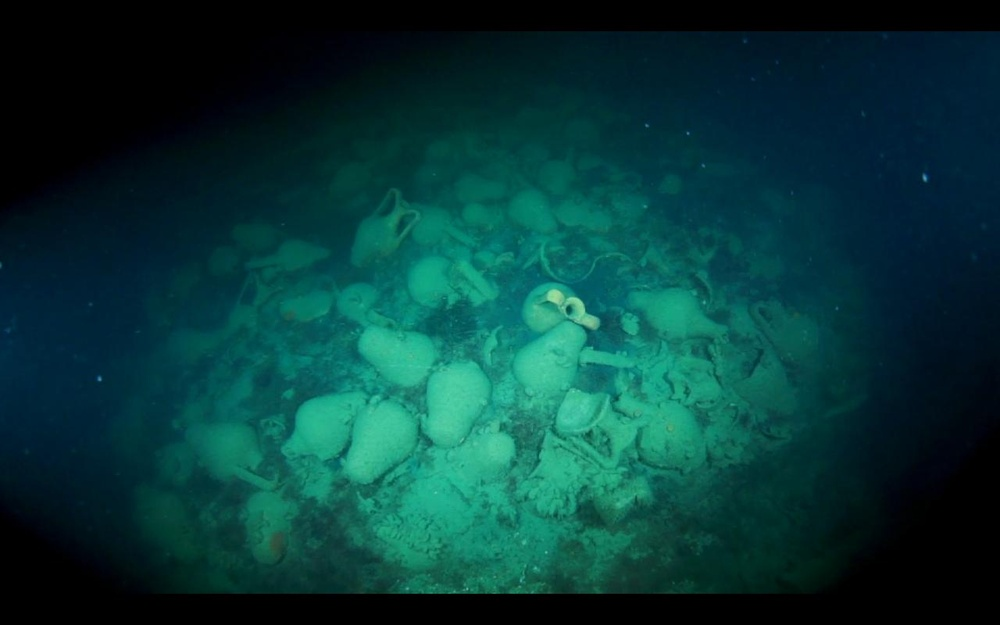
#> input picture input.jpg, 1000 x 625 px, shrunk from 1280 x 800 before the run
$ python underwaterEnhancement.py
#> lines starting #> are read from the running program, lines starting #| are printed output that depends on the picture
#> further down, img is the input picture: shape (625, 1000, 3); mean B, G, R 55.7, 57.1, 6.4
import cv2
import numpy as np
import matplotlib.pyplot as plt

def apply_clahe(img):
    lab = cv2.cvtColor(img, cv2.COLOR_BGR2LAB)
#> lab: shape (625, 1000, 3); mean of channels 0, 1, 2 53.1, 114, 124.1
    l, a, b = cv2.split(lab)
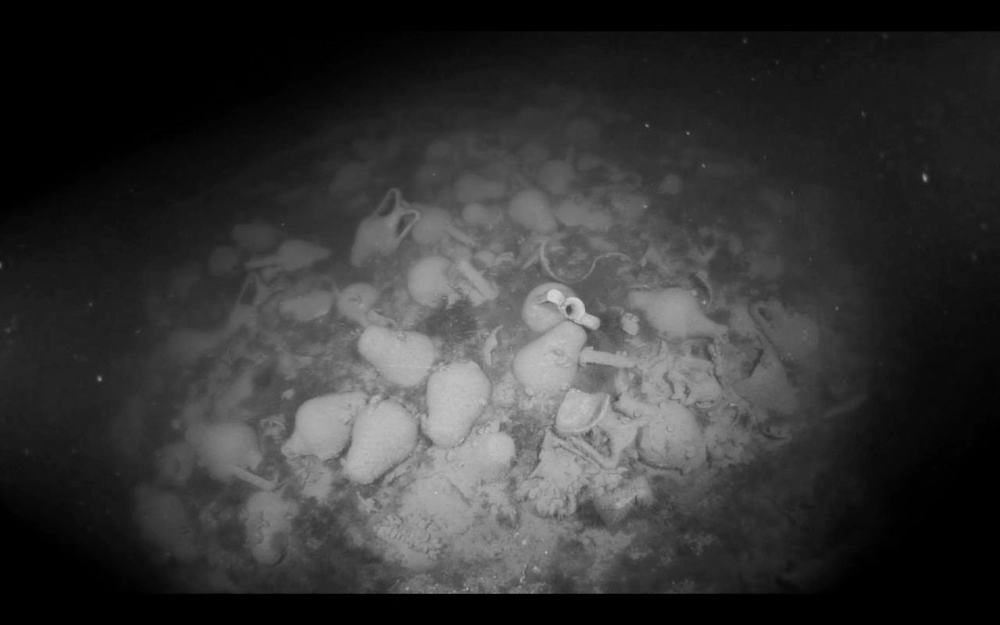
#> l: shape (625, 1000); min 0, max 211, mean 53.1
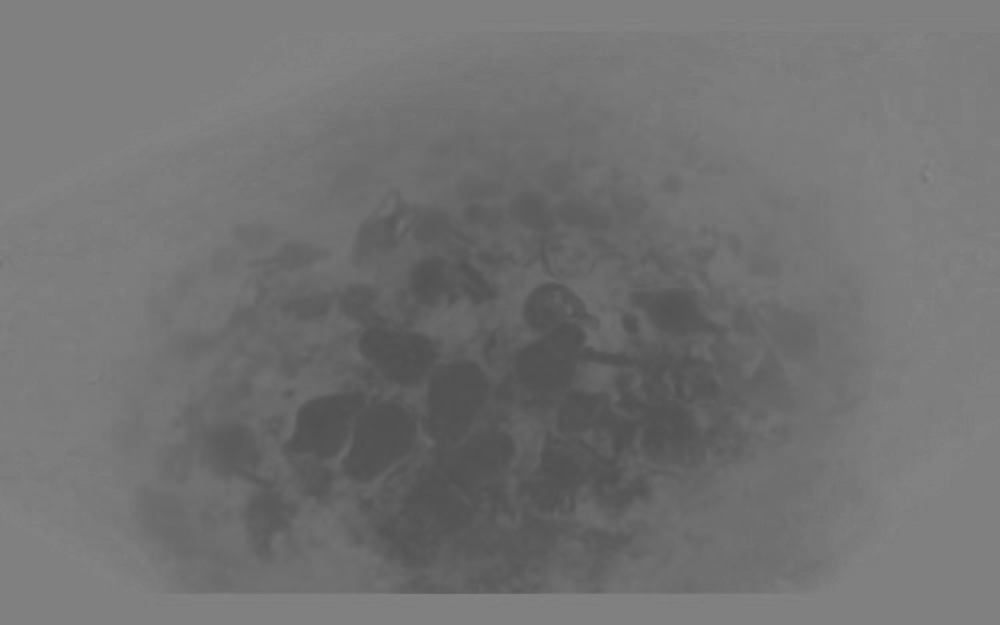
#> a: shape (625, 1000); min 79, max 134, mean 114
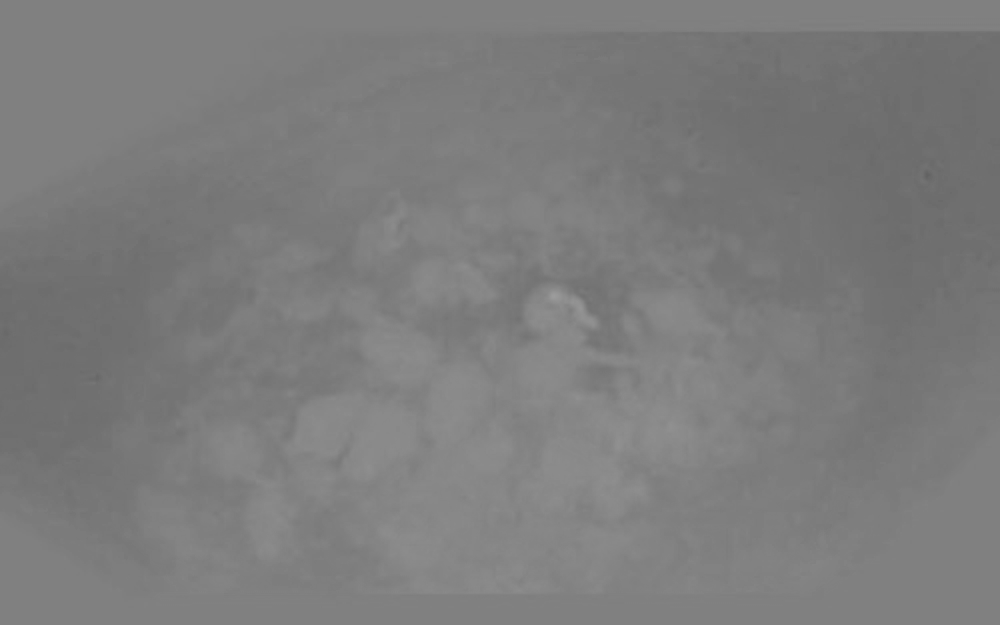
#> b: shape (625, 1000); min 98, max 156, mean 124.1
    clahe = cv2.createCLAHE(clipLimit=2.0, tileGridSize=(8, 8))
    cl = clahe.apply(l)
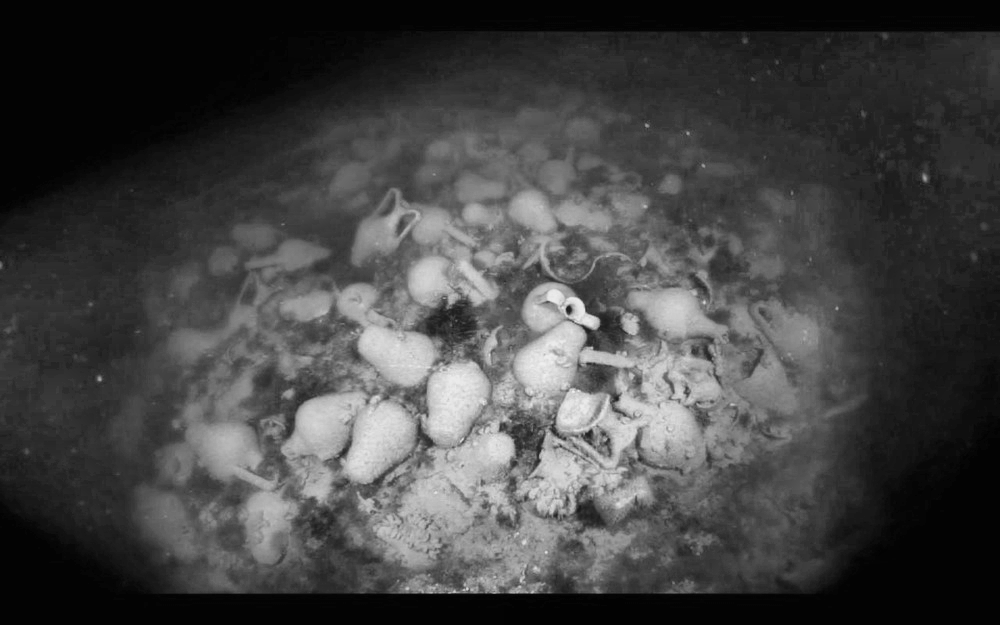
#> cl: shape (625, 1000); min 2, max 240, mean 67.2
    limg = cv2.merge((cl, a, b))
#> limg: shape (625, 1000, 3); mean of channels 0, 1, 2 67.2, 114, 124.1
    final = cv2.cvtColor(limg, cv2.COLOR_LAB2BGR)
    return final

def apply_histogram_equalization(img):
    img_yuv = cv2.cvtColor(img, cv2.COLOR_BGR2YUV)
#> img_yuv: shape (625, 1000, 3); mean of channels 0, 1, 2 41.8, 134.7, 97
    img_yuv[:,:,0] = cv2.equalizeHist(img_yuv[:,:,0])
#> img_yuv: shape (625, 1000, 3); mean of channels 0, 1, 2 108.5, 134.7, 97
    final = cv2.cvtColor(img_yuv, cv2.COLOR_YUV2BGR)
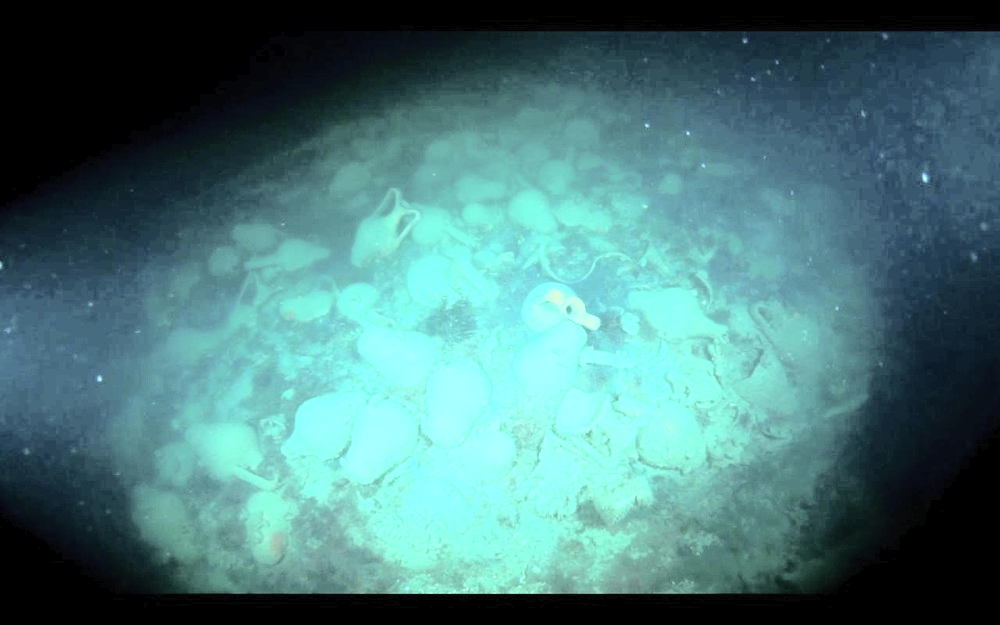
#> final: shape (625, 1000, 3); mean B, G, R 121.8, 120.9, 73.1
    return final

def apply_retinex(img):
    img_float = img.astype(np.float32) + 1.0
    retinex = np.log10(img_float) - np.log10(cv2.GaussianBlur(img_float, (0, 0), sigmaX=30, sigmaY=30))
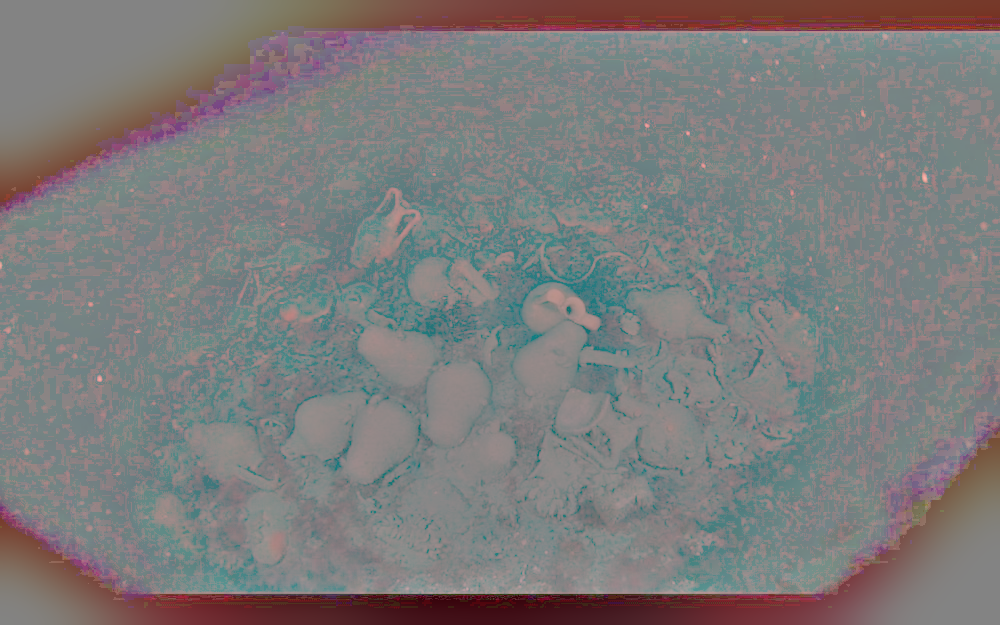
#> retinex: shape (625, 1000, 3) float32; mean B, G, R -0.103, -0.104, -0.0914; drawn with min black and max white
    retinex = (retinex - retinex.min()) / (retinex.max() - retinex.min()) * 255
    retinex = np.uint8(np.clip(retinex, 0, 255))
    return retinex

def apply_fusion_based_enhancement(img):
    contrast_enhanced = apply_clahe(img)
    detail_enhanced = cv2.detailEnhance(img, sigma_s=10, sigma_r=0.15)
    fusion = cv2.addWeighted(contrast_enhanced, 0.5, detail_enhanced, 0.5, 0)
    return fusion

def apply_sharpening(img):
    kernel = np.array([[0, -1, 0], [-1, 5, -1], [0, -1, 0]])
    sharpened = cv2.filter2D(img, -1, kernel)
    return sharpened

img = cv2.imread('input.jpg')

clahe_img = apply_clahe(img)
hist_eq_img = apply_histogram_equalization(img)
retinex_img = apply_retinex(img)
fusion_img = apply_fusion_based_enhancement(img)
sharpened_img = apply_sharpening(img)

plt.figure(figsize=(15, 10))

plt.subplot(2, 3, 1)
plt.imshow(cv2.cvtColor(img, cv2.COLOR_BGR2RGB))
plt.title('Original Image')

plt.subplot(2, 3, 2)
plt.imshow(cv2.cvtColor(clahe_img, cv2.COLOR_BGR2RGB))
plt.title('CLAHE')

plt.subplot(2, 3, 3)
plt.imshow(cv2.cvtColor(hist_eq_img, cv2.COLOR_BGR2RGB))
plt.title('Histogram Equalization')

plt.subplot(2, 3, 4)
plt.imshow(cv2.cvtColor(retinex_img, cv2.COLOR_BGR2RGB))
plt.title('Retinex-based Correction')

plt.subplot(2, 3, 5)
plt.imshow(cv2.cvtColor(fusion_img, cv2.COLOR_BGR2RGB))
plt.title('Fusion-based Enhancement')

plt.subplot(2, 3, 6)
plt.imshow(cv2.cvtColor(sharpened_img, cv2.COLOR_BGR2RGB))
plt.title('Sharpened Image')

plt.tight_layout()
plt.show()
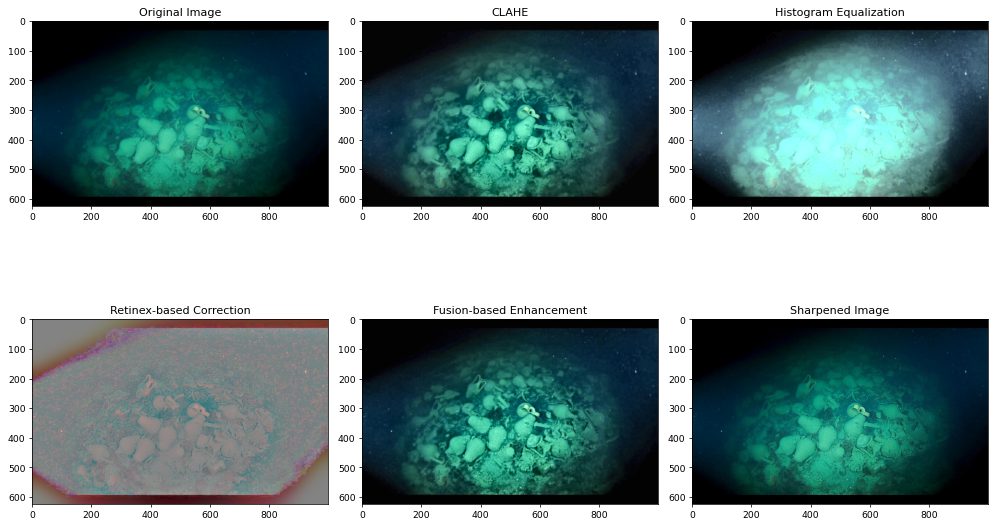
#> figure drawn by matplotlib, 6 panels

$ run again, with test.jpeg copied over input.jpg
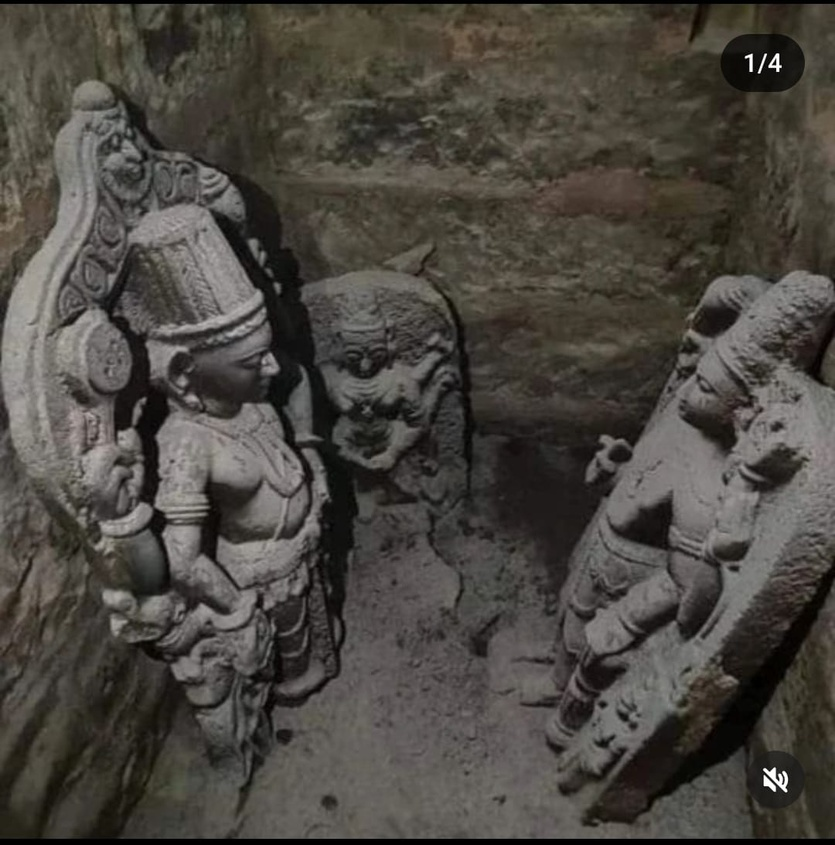
#> input picture test.jpeg, 835 x 845 px, shrunk from 1080 x 1093 before the run
#> img is the input picture: shape (845, 835, 3); mean B, G, R 65.1, 71, 74.8
#> lab: shape (845, 835, 3); mean of channels 0, 1, 2 76.2, 128.4, 132.1
#> limg: shape (845, 835, 3); mean of channels 0, 1, 2 108.3, 128.4, 132.1
#> in apply_retinex, `retinex = np.log10(img_float) - np.log10(cv2.GaussianBlur(img_float, (..`:
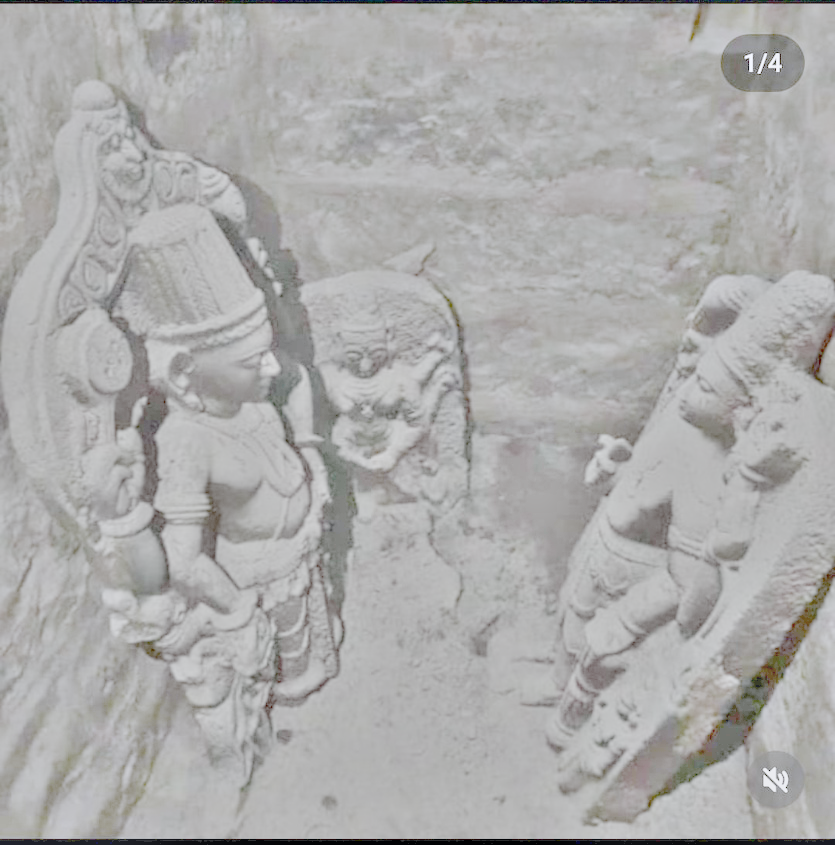
#> retinex: shape (845, 835, 3) float32; mean B, G, R -0.0625, -0.0556, -0.0515; drawn with min black and max white
#> in apply_fusion_based_enhancement, `fusion = cv2.addWeighted(contrast_enhanced, 0.5, detail_enhanced, 0.5,..`:
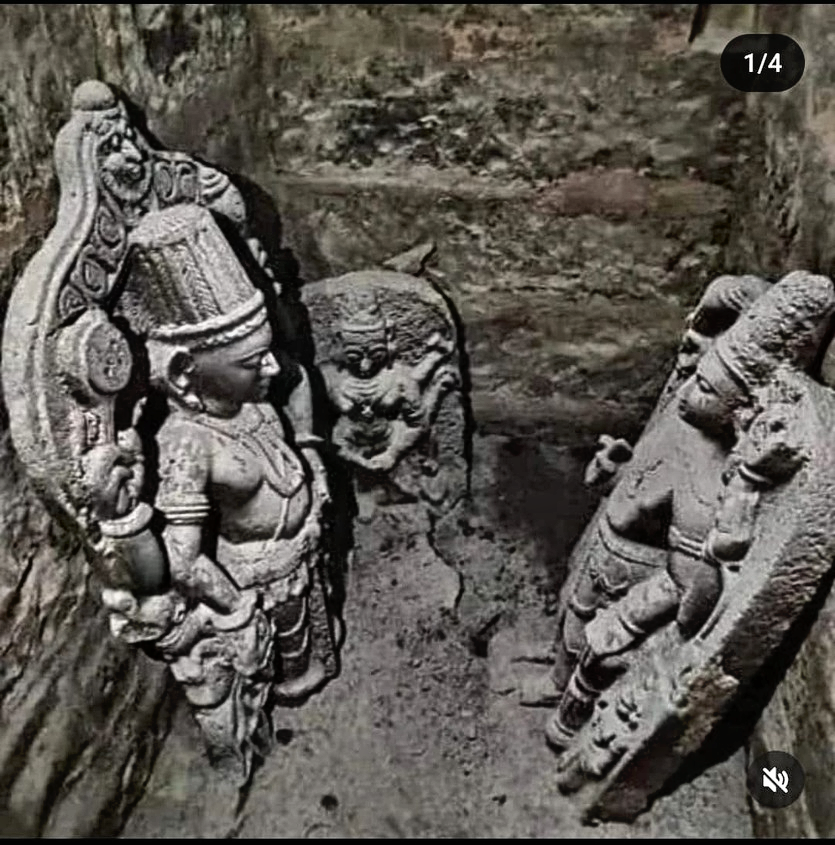
#> fusion: shape (845, 835, 3); mean B, G, R 81.8, 87.8, 91.6
